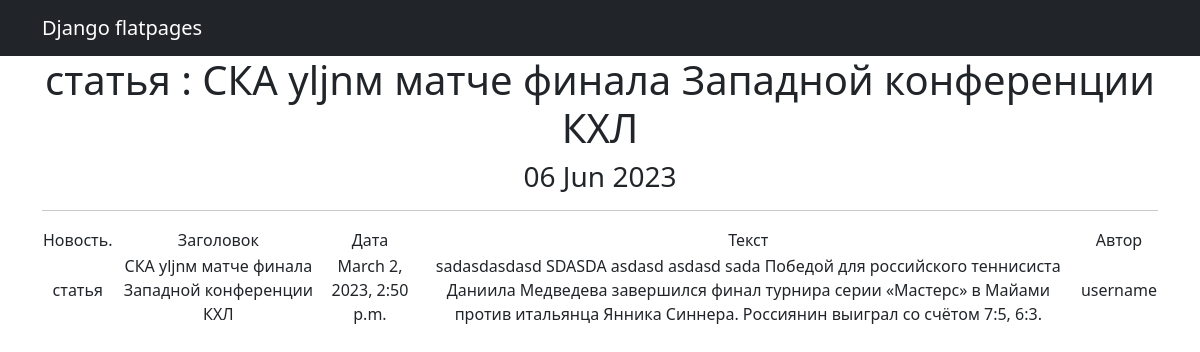
/articles/1, run on the app's committed database.
### news/models.py (models this page shows, shortened)
class Post(models.Model):
    author = models.ForeignKey(Author, on_delete=models.CASCADE)
    content_type = models.CharField(max_length=256, choices=ContentType.choices)
    data = models.DateTimeField(auto_now_add=True)
    content_header = models.CharField(max_length=256)
    content_text = models.CharField(max_length=5000)
    content_rating = models.IntegerField(default=0)
    category = models.ManyToManyField(Category, through='PostCategory')
    def __str__(self):
        return f' {self.content_type} : {self.content_header}'

class Author(models.Model):
    user = models.OneToOneField(User, on_delete=models.CASCADE)
    rating = models.IntegerField(default=0)
    def __str__(self):
        return self.user.username

### news/views.py (the view)
# urls.py: path('<int:pk>', PostDetail.as_view(), name='post_details'),
class PostDetail(DetailView):
    model = Post
    template_name = 'news/post_details.html'
    context_object_name = 'posts'
    def get_object(self, *args, **kwargs):
        obj = cache.get(f'product-{self.kwargs["pk"]}', None)
        if not obj:
            obj = super().get_object(queryset=self.queryset)
            cache.set(f'product-{self.kwargs["pk"]}', obj)
        return obj
    def get_context_data(self, **kwargs):
        context = super().get_context_data(**kwargs)
        context['time_now'] = datetime.utcnow()
        return context

### templates/news/post_details.html (shortened to what this page needs)
{% extends 'flatpages/default.html' %}
{% block content %}
<h1>{{ posts}}</h1>
    <h3>{{ time_now|date:'d M Y' }}</h3>
    <hr>
       <table>
           <tr>
               <td>Новость.</td>
               <td>Заголовок</td>
               <td>Дата</td>
               <td>Текст</td>
               <td>Автор</td>
           </tr>
           <tr>
               <td>{{ posts.content_type }}</td>
               <td>{{ posts.content_header }}</td>
               <td>{{ posts.data }}</td>
               <td>{{ posts.content_text}}</td>
               <td>{{ posts.author}}</td>
           </tr>
       </table>
{% endblock content %}

### data on the page
Post: content_type+content_header "статья : СКА уljnм матче финала Западной конференции КХЛ", content_type "статья", content_header "СКА уljnм матче финала Западной конференции КХЛ", data "March 2, 2023, 2:50 p.m.", content_text "sadasdasdasd SDASDA asdasd asdasd sada Победой для российского теннисиста Даниила Медведева завершился финал турнира серии «Мастерс» в Майами против итальянца Янника Синнера. Россиянин выиграл со счётом 7:5, 6:3.", author "username"

### other printed values
{{ time_now|date:'d M Y' }} "06 Jun 2023"
